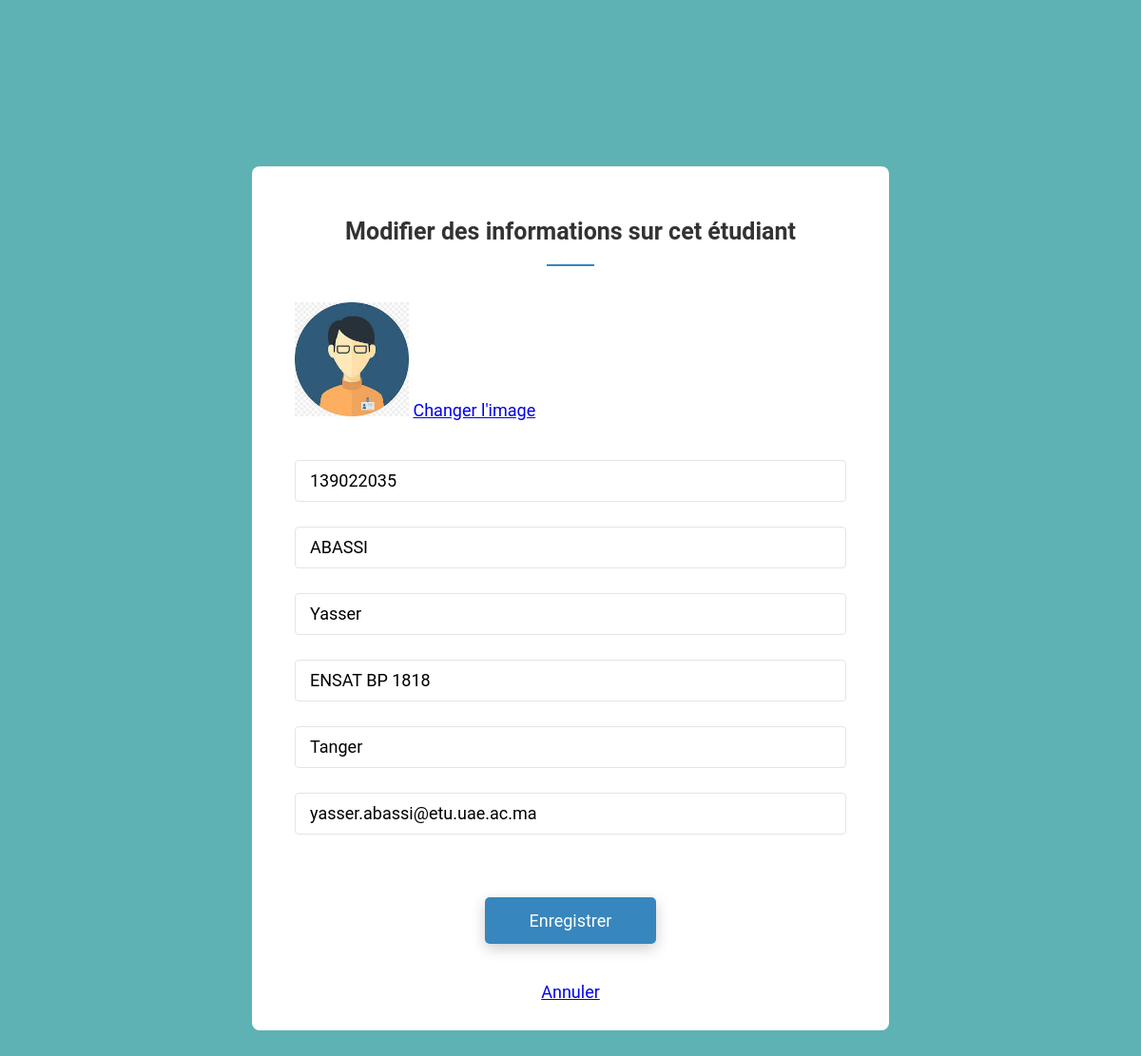
The app's page /update.php?editid=1 with its own data.
### tables this page shows
CREATE TABLE `eleves` (
  `ID_eleve` int(11) NOT NULL,
  `CNE` varchar(10) NOT NULL,
  `Nom` varchar(15) NOT NULL,
  `Prenom` varchar(15) NOT NULL,
  `Adresse` varchar(100) NOT NULL,
  `Ville` varchar(10) NOT NULL,
  `email` varchar(100) NOT NULL,
  `Photo` varchar(100) NOT NULL,
  `etat` tinyint(1) NOT NULL
);

### update.php (the view, shortened to what this page needs)
<!DOCTYPE html>
<html lang="en">
<head>
    <link rel="stylesheet" href="css/style.css"/>
</head>
</head>
<body>
<div class="page-content">
<div class="form-v5-content">
<form  method="POST" class="form-detail">
 <?php
 require_once "MySQL.php";
$eid=$_GET['editid'];
$ret=mysqli_query($mysqli," SELECT* FROM eleves WHERE ID_eleve='$eid'");
while ($row=mysqli_fetch_array($ret)) {
?>
 <h2> Modifier des informations sur cet étudiant</h2>
<div class="form-row">
<img src="<?php  echo $row['Photo'];?>" width="120" height="120">
<a href="changeImage.php?userid=<?php echo $row['ID_eleve'];?>">Changer l'image</a>
</div>
 <br> <br>
 <div class="form-row">
<input type="text" class="input-text" name="cne" value="<?php  echo $row['CNE'];?>" required="true">
</div>
<div class="form-row">
<input type="text" class="input-text" name="nom" value="<?php  echo $row['Nom'];?>" required="true">
</div>
<div class="form-row">
<input type="text" class="input-text" name="prenom" value="<?php  echo $row['Prenom'];?>" required="true">
</div>
<div class="form-row">
<input type="text" class="input-text" name="adresse" value="<?php  echo $row['Adresse'];?>" required="true">
</div>
<div class="form-row">
<input type="text" class="input-text" name="ville" value="<?php  echo $row['Ville'];?>" required="true">
</div>
<div class="form-row">
<input type="text" class="input-text" name="email" required="true" value="<?php  echo $row['email'];?>">
</div>
<?php
}
?>
 <br>
 <div class="form-row-last">
 <input type="submit" name="modifier" class="register" value="Enregistrer">
 </div>
 <center><a href="allMembers.php">Annuler</a></center>
 </div>
</div>
</body>
</html>

### css/style.css (style rules this page uses)
body { margin: 0; }
.page-content { width: 100%; margin: 0 auto; background: #5eb2b3; display: flex; display: -webkit-flex; justify-content: center; -o-justify-content: center; -ms-justify-content: center; -moz-justify-content: center; -webkit-justify-content: center; align-items: center; -o-align-items: center; -ms-align-items: center; -moz-align-items: center; -webkit-align-items: center; }
.form-v5-content { background: #fff; width: 670px; border-radius: 8px; -o-border-radius: 8px; -ms-border-radius: 8px; -moz-border-radius: 8px; -webkit-border-radius: 8px; margin: 175px 0; font-family: 'Roboto', sans-serif; color: #333; font-weight: 400; position: relative; font-size: 18px; }
.form-v5-content .form-detail { padding: 30px 45px 30px 45px; position: relative; }
.form-detail h2 { font-weight: 700; font-size: 25px; text-align: center; position: relative; padding: 3px 0 20px; margin-bottom: 40px; }
.form-detail h2::after { background: #3786bd; width: 50px; height: 2px; content: ""; position: absolute; top: 100%; left: 50%; transform: translateX(-50%); -o-transform: translateX(-50%); -ms-transform: translateX(-50%); -moz-transform: translateX(-50%); -webkit-transform: translateX(-50%); }
.form-detail .form-row { position: relative; }
.form-detail .form-row-last { text-align: center; }
.form-detail .input-text { margin-bottom: 26px; }
.form-detail input { width: 94.5%; padding: 10.5px 15px; border: 1px solid #e5e5e5; appearance: unset; -moz-appearance: unset; -webkit-appearance: unset; -o-appearance: unset; -ms-appearance: unset; outline: none; -moz-outline: none; -webkit-outline: none; -o-outline: none; -ms-outline: none; border-radius: 4px; -o-border-radius: 4px; -ms-border-radius: 4px; -moz-border-radius: 4px; -webkit-border-radius: 4px; font-family: 'Roboto', sans-serif; font-weight: 400; font-size: 18px; }
.form-detail .register { font-size: 18px; color: #fff; background: #3786bd; border-radius: 5px; -o-border-radius: 5px; -ms-border-radius: 5px; -moz-border-radius: 5px; -webkit-border-radius: 5px; width: 180px; box-shadow: 0px 5px 15px 0px rgba(0, 0, 0, 0.2); -o-box-shadow: 0px 5px 15px 0px rgba(0, 0, 0, 0.2); -ms-box-shadow: 0px 5px 15px 0px rgba(0, 0, 0, 0.2); -moz-box-shadow: 0px 5px 15px 0px rgba(0, 0, 0, 0.2); -webkit-box-shadow: 0px 5px 15px 0px rgba(0, 0, 0, 0.2); border: none; margin: 19px 0 40px; cursor: pointer; }
.form-detail .form-row-last input { padding: 14px; }

### update.php (style rules this page uses)
body { background-color: rgb(0, 127, 255); }

### records on screen
eleves: Photo (picture), cne "139022035", nom "ABASSI", prenom "Yasser", adresse "ENSAT BP 1818", ville "Tanger", email "yasser.abassi@etu.uae.ac.ma"
